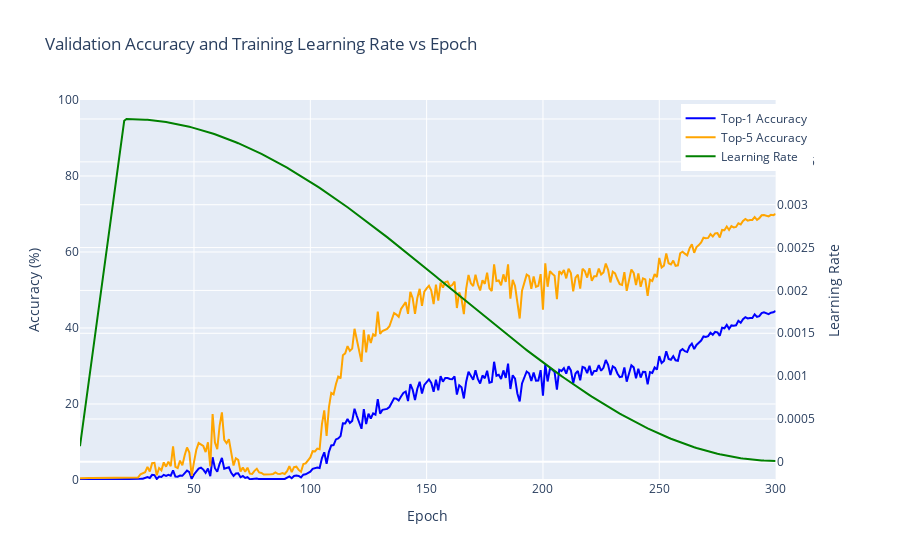

The code cell stored with this chart in its notebook:
### Code cell
# SEBNet Adam, LR 4e-03
log_file_path = '/home/robert.breslin/alessandro/paper_2/mmpretrain/work_dirs/pretrain01_staged_lr_adamw_1xb64_in1k/20250721_170430/20250721_170430.log'
epochs, top1, top5, lrs = parse_log_file(log_file_path)
plot_accuracies_and_lr_interactive(epochs, top1, top5, lrs)

### Figure 1 — Plotly figure (JSON) as saved in the notebook; plotly's stock layout.template omitted (floating-point values rounded to 4 significant figures; data arrays with more than 128 entries replaced by an {"elided": "..."} marker saying what was removed)
{"data": [{"line": {"color": "blue"}, "name": "Top-1 Accuracy", "type": "scatter", "x": {"elided": "300 int values"}, "xaxis": "x", "y": {"elided": "300 float values"}, "yaxis": "y"}, {"line": {"color": "orange"}, "name": "Top-5 Accuracy", "type": "scatter", "x": {"elided": "300 int values"}, "xaxis": "x", "y": {"elided": "300 float values"}, "yaxis": "y"}, {"line": {"color": "green"}, "name": "Learning Rate", "type": "scatter", "x": {"elided": "300 int values"}, "xaxis": "x", "y": {"elided": "300 float values"}, "yaxis": "y2"}], "layout": {"hovermode": "x unified", "legend": {"x": 0.99, "xanchor": "right", "y": 0.99, "yanchor": "top"}, "title": {"text": "Validation Accuracy and Training Learning Rate vs Epoch"}, "xaxis": {"anchor": "y", "domain": [0, 0.94], "title": {"text": "Epoch"}}, "yaxis": {"anchor": "x", "domain": [0, 1], "range": [0, 100], "title": {"text": "Accuracy (%)"}}, "yaxis2": {"anchor": "x", "overlaying": "y", "side": "right", "title": {"text": "Learning Rate"}}}}
